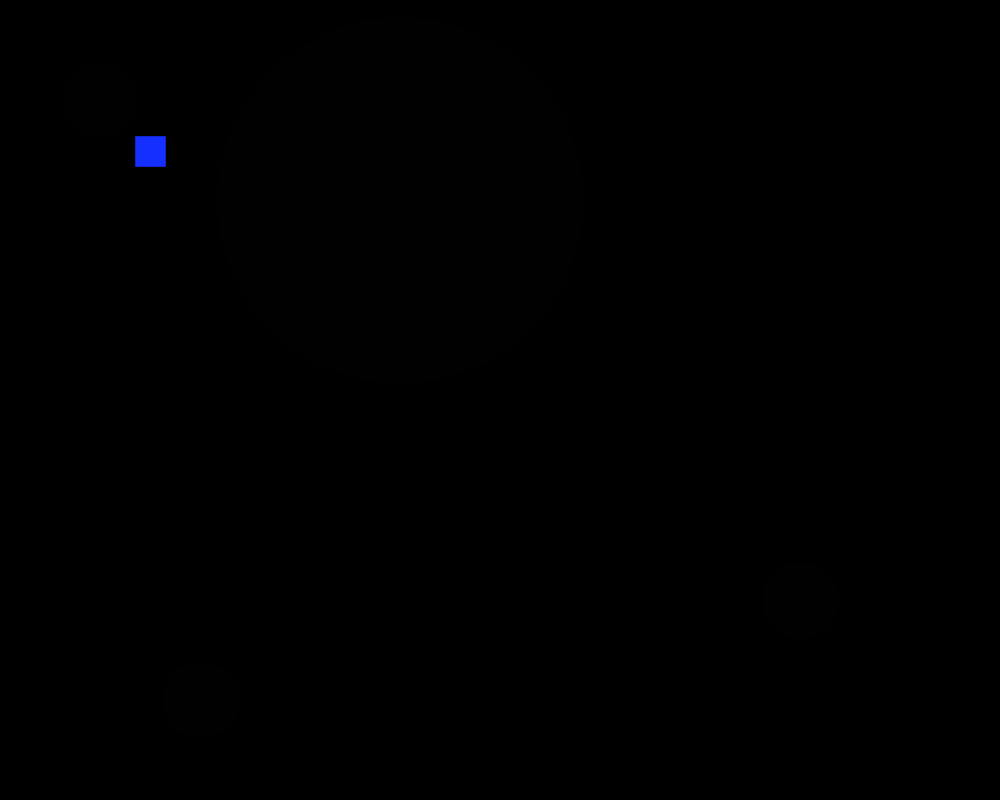
Frame 1 (no input)
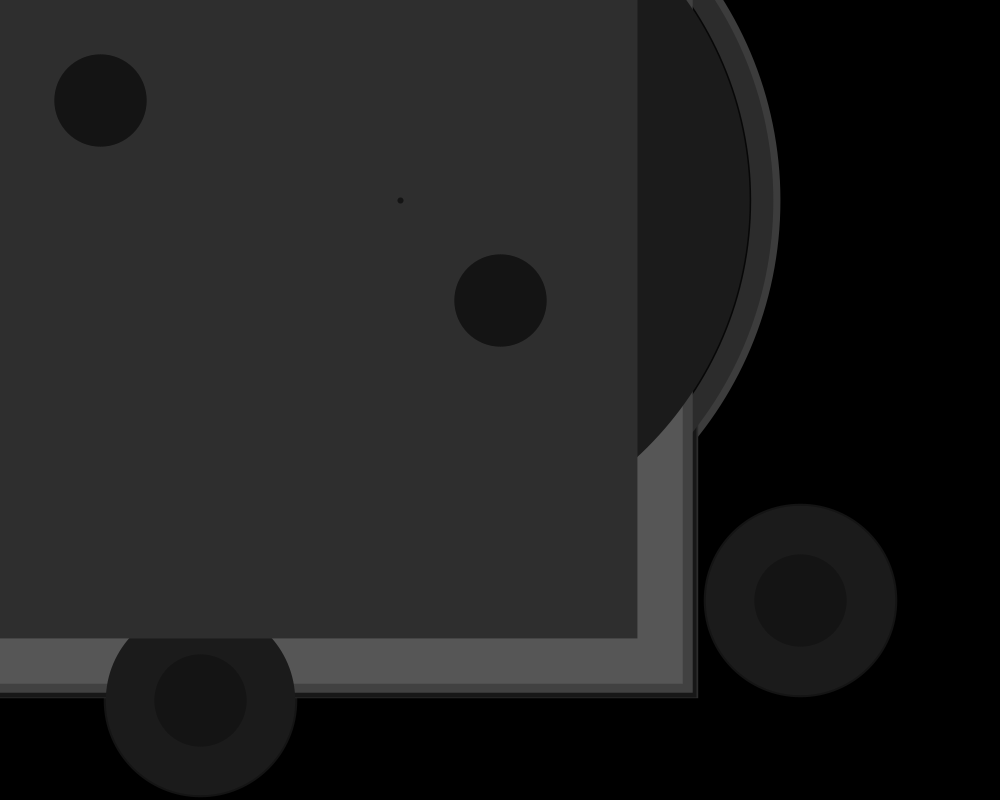
Frame 60 (the mouse pressed at the canvas centre just before this capture)
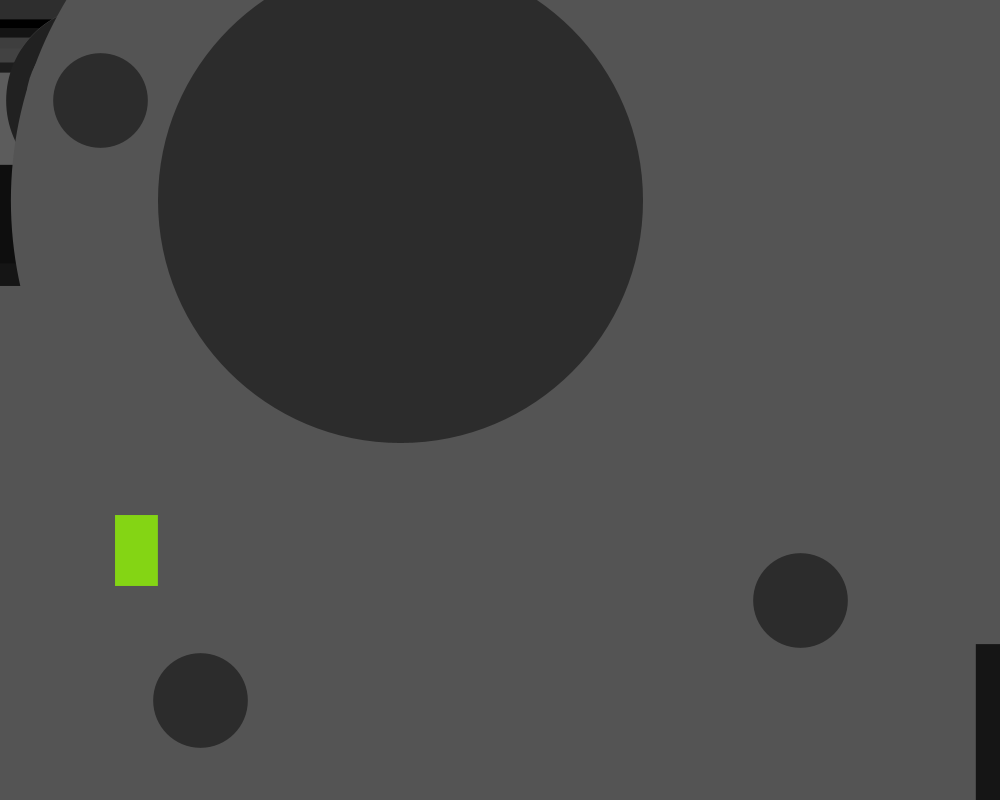
Frame 120 (the mouse held since frame 60 and released just before this capture)

The Processing sketch that drew these frames (run headless with seeded random() and noise(); from frame 60 on, the mouse is pressed at the canvas centre):

// Processing sketch: processing_80149
// ── processing_80149.pde

int x = 224;
int y = 232;
int b = 300;

void setup(){
size(1000,800);
background(0);
}
void draw(){
  frameRate(5);
strokeWeight(random (1,600));
fill(random (200,250),random (45,100),random(45,100));
rect(mouseX,mouseY,b,b);
strokeWeight(random (1,800));
fill(random(100,150), random(200,250), random (20,40));
rect(X,mouseY,b,b);
strokeWeight(random (1,800));
fill(random (x),random (y),(b));
rect(mouseX,Y,b,b);
stroke(random (0,95));
strokeWeight(random (10,200));
point(100,100);

point(800,600);
point(500,300);
point(200,700);
strokeWeight (random (1,800));
point(400,200);
}
void mousePressed(){
  background(255);
}
